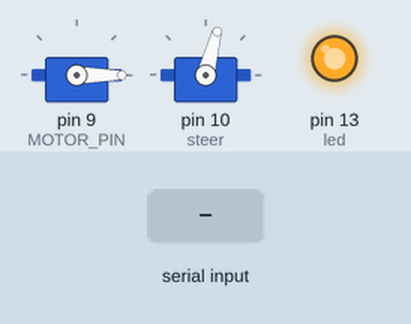
Bench run of a sketch on a simulated Arduino Uno, built with avr-gcc and run on an emulated ATmega328P. Shown: 2 × servo, output pins drawn as LEDs (lit = HIGH). Inputs (shaded band) come from the test bench. What the sketch prints to the serial monitor is not drawn.

Above: at 0.95 s.
1.3 s: "1" received over Serial
Timing chart, 0 to 10.3 s (numbered marks = the images above; inputs shaded):
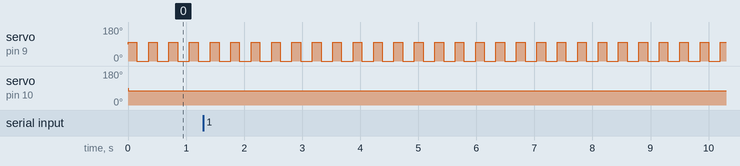

Measured:
- by itself, servo on pin 9 (MOTOR_PIN): alternates 100° for 0.15 s and 0° for 0.20 s

The sketch:

jetson_esc_new.ino
```cpp
#include <Servo.h>
#define MAX_SIGNAL 2000
#define MIN_SIGNAL 1000
#define MOTOR_PIN 9
#define led 13
char command;

#define MIN_ANGLE 20
#define MAX_ANGLE 130

#define MIN_POWER 100
#define POWER_OFF 0
#define MAX_POWER 130

Servo esc;
Servo steer;
int lastCommandAngle, lastCommandPower;
int angle = 75, power = 100;
int count = 0;
void setup()
{
  esc.attach(MOTOR_PIN);                  // motor pwm control

  steer.attach(10);               // steering
  delay(1);
  steer.write(angle);             // centre at start
  //Serial1.begin(9600);            // bluetooth initialise

  pinMode( 19, INPUT_PULLUP );    // fix Serial1
  pinMode(led, OUTPUT);           // onboard LED
  //  pinMode(pole, INPUT);           // onboard LED

  digitalWrite(led, HIGH);         // LED off

  //  digitalWrite(pole, HIGH);

  //  while (digitalRead(led) == 0) { // wait until LED turns on via Bluetooth
  //    Bluetooth();
  //    delay(50);
  //  }
  //string1 = "75";                  // empty the bluetooth command
  Serial.begin(9600);             // the usb serial connection
  Serial.print("Program Start\n");
}

void loop()
{
  //processSerialInput(Serial1);
  //processSerialInput(Serial);
  //Bluetooth();

  usbSerial();
  processInput();
}
void usbSerial() {

  String inputStr;

  if (Serial.available() > 0)  {
    inputStr = "";
  }
  while (Serial.available() > 0)  {
    command = ((byte)Serial.read());
    if (command == ':')  {
      break;
    }
    else {
      inputStr += command;
    }
    delay(10);
  }
  Serial.print(inputStr);
}

void processInput(){
  //check for a last command
  if (angle < MIN_ANGLE)
    angle = MIN_ANGLE;
  else if (angle > MAX_ANGLE)
    angle = MAX_ANGLE;


  //checkcommand();
  steer.write(angle);
  if (count <=2){
    esc.write(100);
    count++;

  }else{
    esc.write(0);
    count++;
    count = count % 7;
  }

  delay(50);
 // steer.write(angle);
}
```
